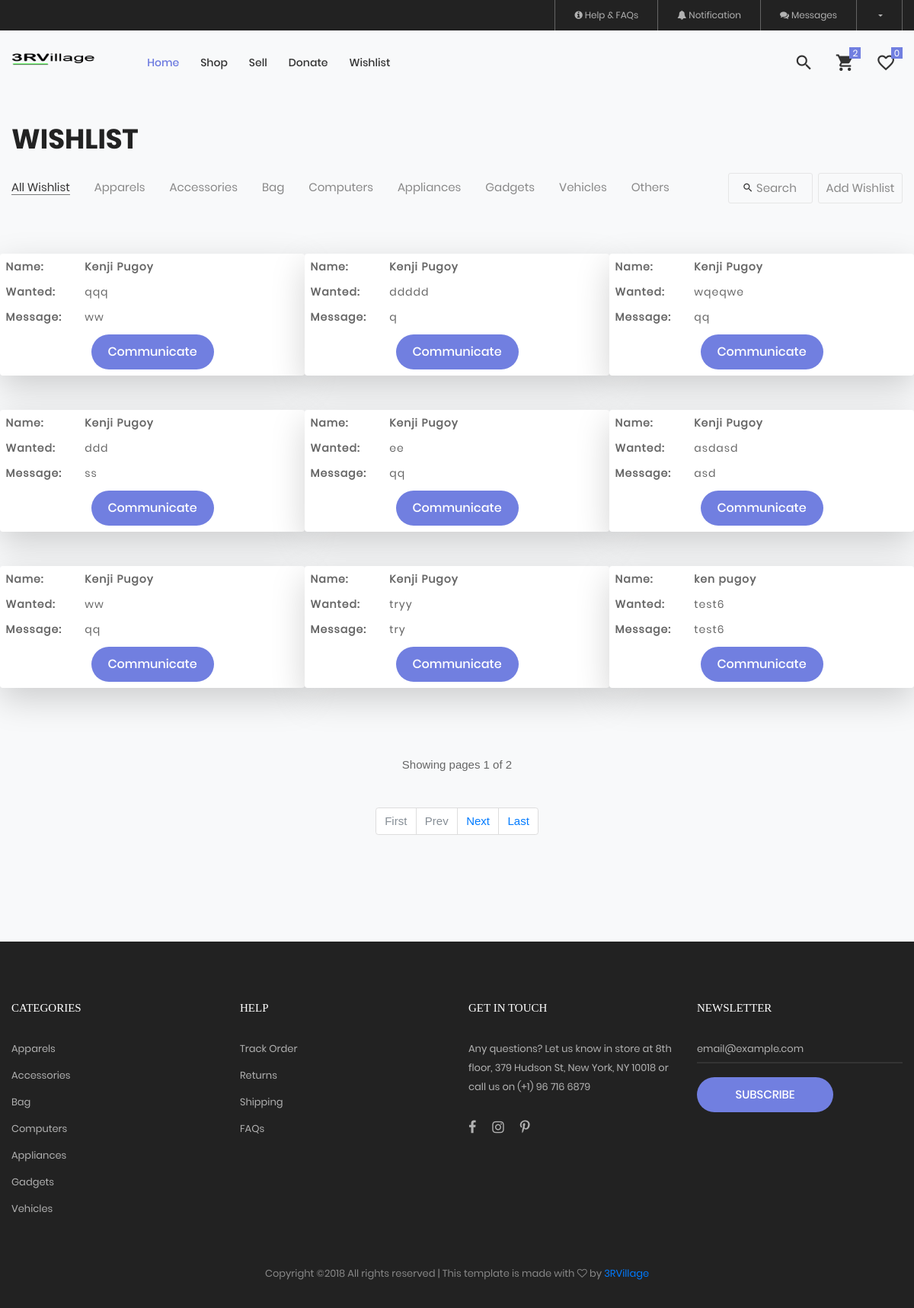
Page /wishlist.php?display=all_wishlist on the committed database.
### tables this page shows
CREATE TABLE `wishlist` (
  `WishListID` int(11) NOT NULL,
  `WLName` varchar(50) NOT NULL,
  `WLWant` varchar(100) NOT NULL,
  `WLMessage` varchar(255) NOT NULL,
  `WLCategory` varchar(50) NOT NULL,
  `accountid` int(11) NOT NULL,
  `WLStatus` int(11) NOT NULL DEFAULT '1'
);

### public/wishlist.php (the view, shortened to what this page needs)
<?php
$linkClass = null;
  if(isset($_GET['display'])){
    $getData = htmlentities($_GET['display']);
      switch ($getData) {
      case 'all_wishlist':
        $category = null;
        $linkClass = '*';
        break;
      }
  }
  ?>
  <?php
  if(!isset($_GET['page']) || $_GET['page'] <=0 || !is_numeric($_GET['page'])){
        $page = 1;
      }else{
        $page = $_GET['page'];
      }
    function paginationAll($table,$field,$field1Ans,$page,$offset,$limit,$order,$sort,$add){
        include('connection.php');
      $arrayData = [];
      $sql = mysqli_query($conn,"SELECT COUNT(*) FROM $table WHERE $field = '$field1Ans'");
      $totalPage = mysqli_fetch_array($sql)[0];
      $totalPages = ceil($totalPage/$limit);
      $offset = ($page-1) * $limit;
      $first = ($page <= 1)?"disabled":"";
      $prevLI = ($page <= 1)?"disabled":"";
      $prevLink = ($prevLI == "disabled")?"#":"?page=".($page-1)."".$add;
      $nextLI = ($page >= $totalPages)?"disabled":"";
      $nextLink = ($nextLI == "disabled")?"#":"?page=".($page+1)."".$add;
      $lastLI = ($page >= $totalPages)?"disabled":"";
      $lastLink = ($lastLI == "disabled")?"#":"?page=".$totalPages."".$add;
      $pagination = '
        <nav>
          <ul class="pagination">
            <li class="page-item '.$first.'"><a class="page-link" href="?page=1'.$add.'">First</a></li>
            <li class="page-item '.$prevLI.'"><a class="page-link" href="'.$prevLink.'">Prev</a></li>
            <li class="page-item '.$nextLI.'"><a class="page-link" href="'.$nextLink.'">Next</a></li>
            <li class="page-item '.$lastLI.'"><a class="page-link" href="'.$lastLink.'">Last</a></li>
          </ul>
        </nav>
        ';
      if(is_numeric($page)){
         $sql = mysqli_query($conn,"SELECT * FROM $table WHERE $field = '$field1Ans' ORDER BY $order $sort LIMIT $offset,$limit");
         while ($row = mysqli_fetch_assoc($sql)){
          $arrayData[] = $row;
         }
      }
      return json_encode(array("pagination"=>$pagination,"data"=>$arrayData,"showing"=>$page,"all"=>$totalPages));
    }
    if($_GET['display'] != "all_wishlist"){
      $dataAll = json_decode(pagination("wishlist","WLStatus",1,"WLCategory",$category,$page,1,9,"WishListID","DESC","&display=".$_GET['display']),true);
    }else{
       $dataAll = json_decode(paginationAll("wishlist","WLStatus",1,$page,1,9,"WishListID","DESC","&display=".$_GET['display']),true);
    }
  ?>
<!DOCTYPE html>
<html lang="en">
<head>
  <?php include('link.php');?>
  </head>
<body class="bg-light">
  <?php
      include('header.php');
   ?>
   <section class="bg0 p-t-23 p-b-140 m-t-100 bg-light">
    <div class="container">
      <div class="p-b-10">
        <h3 class="ltext-103 cl5">
          Wishlist
        </h3>
      </div>
      <div class="flex-w flex-sb-m p-b-52">
        <div class="flex-w flex-l-m filter-tope-group m-tb-10">
          <a class="stext-106 cl6 hov1 bor3 trans-04 m-r-32 m-tb-5 how-active1" href="?display=all_wishlist" data-filter="*">
            All Wishlist
          </a>
          <a class="stext-106 cl6 hov1 bor3 trans-04 m-r-32 m-tb-5" href="?display=apparels" data-filter=".apparels">
            Apparels
          </a>
          <a class="stext-106 cl6 hov1 bor3 trans-04 m-r-32 m-tb-5" href="?display=accessories" data-filter=".accessories">
            Accessories
          </a>
          <a class="stext-106 cl6 hov1 bor3 trans-04 m-r-32 m-tb-5" href="?display=bag" data-filter=".bag">
            Bag
          </a>
          <a class="stext-106 cl6 hov1 bor3 trans-04 m-r-32 m-tb-5" href="?display=computers" data-filter=".computers">
            Computers
          </a>
          <a class="stext-106 cl6 hov1 bor3 trans-04 m-r-32 m-tb-5" href="?display=appliances" data-filter=".appliances">
            Appliances
          </a>
          <a class="stext-106 cl6 hov1 bor3 trans-04 m-r-32 m-tb-5" href="?display=gadgets" data-filter=".gadgets">
            Gadgets
          </a>
          <a class="stext-106 cl6 hov1 bor3 trans-04 m-r-32 m-tb-5" href="?display=vehicles" data-filter=".vehicles">
            Vehicles
          </a>
          <a class="stext-106 cl6 hov1 bor3 trans-04 m-r-32 m-tb-5" href="?display=others" data-filter=".others">
            Others
          </a>
        </div>
        <div class="flex-w flex-c-m m-tb-10">
          <div class="flex-c-m stext-106 cl6 size-105 bor4 pointer hov-btn3 trans-04 m-tb-4 js-show-search">
            <i class="icon-search cl2 m-r-6 fs-15 trans-04 zmdi zmdi-search"></i>
            Search
          </div>
          <div class="ml-2">
            <a href="addwishlist.php" class="flex-c-m stext-106 cl6 size-105 bor4 pointer hov-btn3 trans-04 m-tb-4">Add Wishlist</a>
          </div>
        </div>
      </div>
      <?php
        $builder = $dom = null;
        foreach ($dataAll['data'] as $value) {
           $builder =
          '
    <div class="row">
    <div class="shadow-lg col-sm-4 p-2 bg-white rounded mb-5 isotope-item '.$linkClass.'">
        <div class="row stext-105 cl3 p-b-5">
        <div class="col-sm-3">
          <strong><label>Name:</label></strong>
        </div>
        <div class="col-sm-8 ">
          <label><strong>'.$value['WLName'].'</strong></label>
        </div>
      </div>
      <div class="row stext-105 cl3 p-b-5">
        <div class="col-sm-3">
          <strong><label>Wanted:</label></strong>
        </div>
        <div class="col-sm-8">
          <label>'.$value['WLWant'].'</label>
        </div>
      </div>
      <div class="row stext-105 cl3 p-b-5">
        <div class="col-sm-3">
         <strong><label>Message:</label></strong>
        </div>
        <div class="col-sm-8">
          <label>'.$value['WLMessage'].'</label>
        </div>
      </div>
      <div class="row justify-content-center">
        <div>
          <button class="flex-c-m mtext-104 cl0 size-101 bg1 bor1 hov-btn1 p-lr-15 trans-04 js-addcart-detail">
           <p>Communicate</p>
          </button>
        </div>
      </div>
     </div>
    </div>
    ';
          $dom = $dom."".$builder;
        }
      ?>
      <div class="row isotope-grid">
        <?php echo $dom; ?>
      </div>
    </div>
    <div class="flex-c-m flex-w w-full p-t-45">
        <?php
                if($dataAll['all'] == 0){
                  echo '<div class="flex-c-m stext-101 cl5 size-103 bg2 bor1 ">No Data Found</div>';
                }
                else{
                echo "Showing pages ".$dataAll['showing']." of ".$dataAll['all'];
                ?>
                <div class="flex-c-m flex-w w-full p-t-45">
                  <?php
                      echo $dataAll['pagination'];
                }
             ?>
      </div>
  </section>
    <?php
   include('footer.php');
?>
 </body>
</html>

### css/main.css (style rules this page uses)
.container { max-width: 1380px; }
@media (max-width: 1600px) { .container { max-width: 1200px; } }
.cl0 { color: #fff; }
.cl2 { color: #333; }
.cl3 { color: #666; }
.cl5 { color: #222; }
.cl6 { color: #888; }
.stext-105 { font-family: Poppins-Regular; font-size: 14px; line-height: 1.466667; letter-spacing: 1px; }
.stext-106 { font-family: Poppins-Regular; font-size: 15px; line-height: 1.2; }
.mtext-104 { font-family: Poppins-Medium; font-size: 16px; line-height: 1.6; }
.ltext-103 { font-family: Poppins-Bold; font-size: 36px; line-height: 1.1; text-transform: uppercase; }
.size-101 { min-width: 161px; height: 46px; }
.size-105 { min-width: 111px; height: 40px; }
.bg0 { background-color: #fff; }
.bg1 { background-color: #717fe0; }
.bor1 { border-radius: 23px; }
.bor3 { border-bottom: 1px solid transparent; }
.bor4 { border: 1px solid #e6e6e6; border-radius: 3px; }
.how-active1 { color: #333; border-color: #797979; }
.shadow-lg { box-shadow: 0 1rem 3rem rgba(0,0,0,.175)!important; }

### rows in the picture
wishlist: WLName "Kenji Pugoy", WLWant "qqq", WLMessage "ww"
wishlist: WLName "Kenji Pugoy", WLWant "ddddd", WLMessage "q"
wishlist: WLName "Kenji Pugoy", WLWant "wqeqwe", WLMessage "qq"
wishlist: WLName "Kenji Pugoy", WLWant "ddd", WLMessage "ss"
wishlist: WLName "Kenji Pugoy", WLWant "ee", WLMessage "qq"
wishlist: WLName "Kenji Pugoy", WLWant "asdasd", WLMessage "asd"
wishlist: WLName "Kenji Pugoy", WLWant "ww", WLMessage "qq"
wishlist: WLName "Kenji Pugoy", WLWant "tryy", WLMessage "try"
wishlist: WLName "ken pugoy", WLWant "test6", WLMessage "test6"

### other values in the picture
$dataAll['showing'] "1"
$dataAll['all'] "2"
